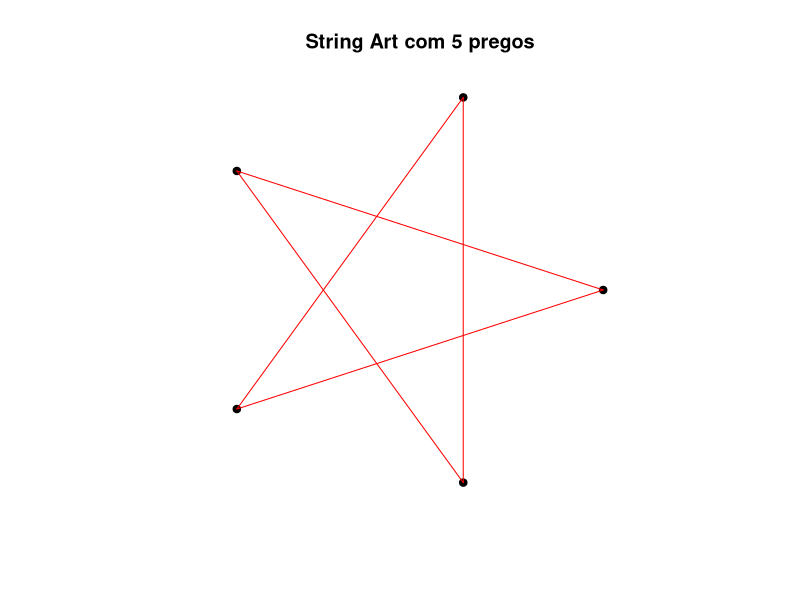
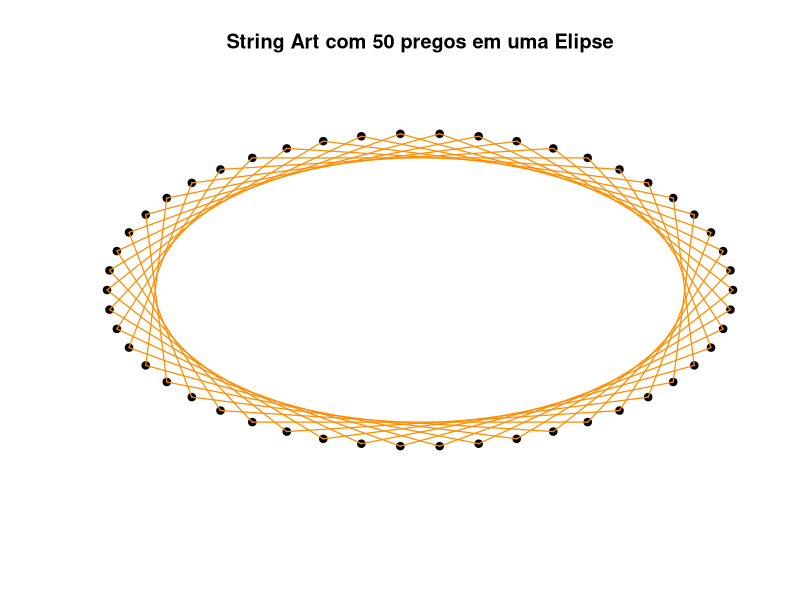
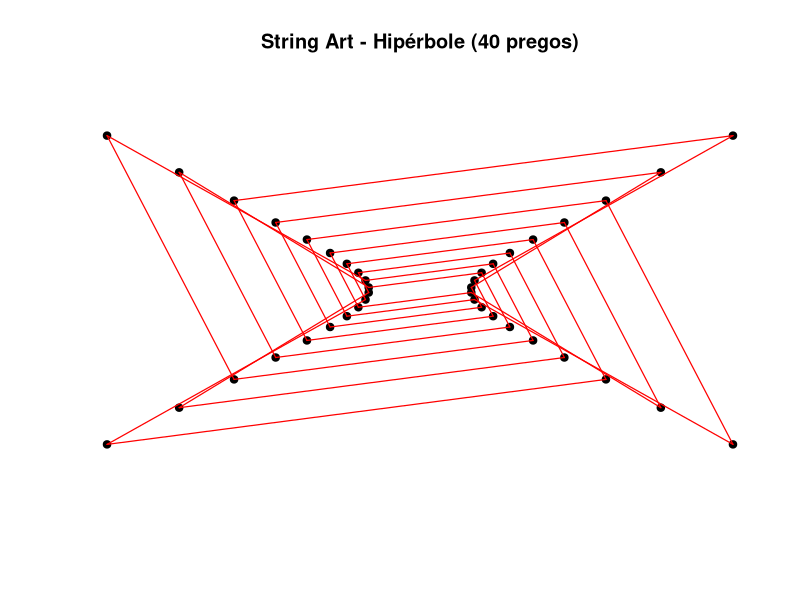
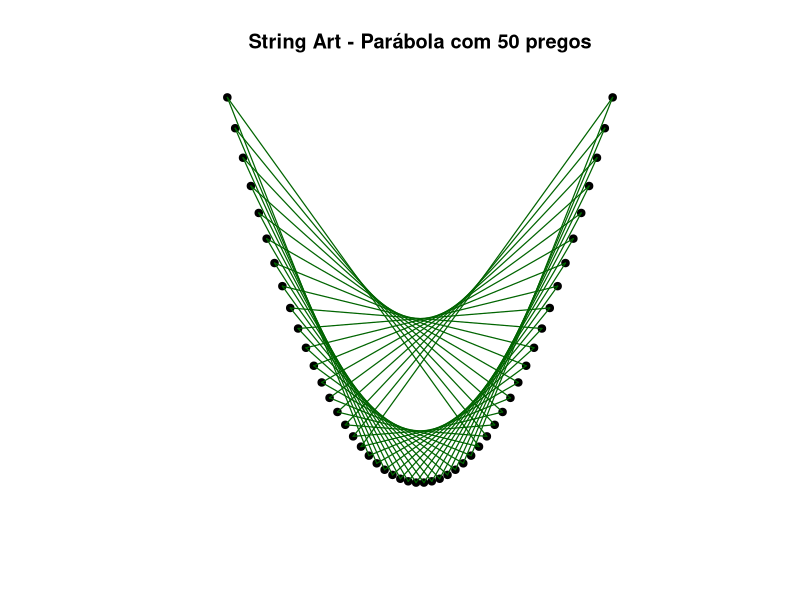

Here is the R script that generated these plots, in order:
rm(list = ls())
cat("\014")

stringart_circle <- function(n, k, r, col = "blue", lwd = 1, plot = TRUE) {
  if (n < 3) stop("É necessário pelo menos 3 pregos.")
  
  # Ângulos para os pregos
  theta <- seq(0, 2 * pi, length.out = n + 1)[- (n + 1)]
  
  # Coordenadas dos pregos
  x <- r * cos(theta)
  y <- r * sin(theta)
  
  # Vetores para armazenar comprimento de barbante
  total_length <- 0
  conexoes <- data.frame(
    x1 = numeric(n),
    y1 = numeric(n),
    x2 = numeric(n),
    y2 = numeric(n),
    comprimento = numeric(n)
  )
  
  # Plotar o círculo e os pregos
  if (plot) {
    plot(x, y, type = "n", asp = 1, xlab = "", ylab = "", axes = FALSE,
         main = paste("String Art com", n, "pregos"))
    points(x, y, pch = 19, col = "black")
  }
  
  # Conectar os pregos e calcular comprimento do barbante
  for (i in 1:n) {
    j <- (i + k - 1) %% n + 1
    
    # Desenha segmento se solicitado
    if (plot) {
      segments(x[i], y[i], x[j], y[j], col = col, lwd = lwd)
    }
    
    # Calcula comprimento do barbante (distância euclidiana)
    len <- sqrt((x[j] - x[i])^2 + (y[j] - y[i])^2)
    total_length <- total_length + len
    
    # Armazena a conexão
    conexoes[i, ] <- c(x[i], y[i], x[j], y[j], len)
  }
  
  # Mensagem com o comprimento total de barbante
  message(sprintf("Comprimento total de barbante: %.2f unidades", total_length))
  
  # Retorna lista com os dados
  invisible(list(
    pregos = data.frame(x = x, y = y),
    conexoes = conexoes,
    comprimento_total = total_length
  ))
  
  # Vetor para armazenar os índices dos pregos
  conexoes <- character(n)
  
  # Construir as conexões com fio contínuo
  for (i in 1:n) {
    from <- i
    to <- (i + k - 1) %% n + 1
    conexoes[i] <- paste0("Prego ", from, " -> Prego ", to)
  }
  
  # Imprimir resultado linha a linha
  cat(paste(conexoes, collapse = "\n"), "\n")
  
  # Retornar invisivelmente para uso posterior
  invisible(conexoes)
}

#Elipse

stringart_ellipse <- function(n = 100, k = 2, a = 1, b = 0.5,
                              col = "blue", lwd = 1, plot = TRUE) {
  if (n < 3) stop("É necessário pelo menos 3 pregos.")
  
  # Ângulos para distribuição dos pregos
  theta <- seq(0, 2 * pi, length.out = n + 1)[- (n + 1)]
  
  # Coordenadas dos pregos ao longo da elipse
  x <- a * cos(theta)
  y <- b * sin(theta)
  
  # Vetores para armazenar comprimento de barbante
  total_length <- 0
  conexoes <- data.frame(
    x1 = numeric(n),
    y1 = numeric(n),
    x2 = numeric(n),
    y2 = numeric(n),
    comprimento = numeric(n)
  )
  
  # Plotagem
  if (plot) {
    plot(x, y, type = "n", asp = 1, xlab = "", ylab = "", axes = FALSE,
         main = sprintf("String Art com %d pregos em uma Elipse", n))
    points(x, y, pch = 19, col = "black")
  }
  
  # Conectar os pregos com passo k e calcular comprimento
  for (i in 1:n) {
    j <- (i + k - 1) %% n + 1
    if (plot) {
      segments(x[i], y[i], x[j], y[j], col = col, lwd = lwd)
    }
    len <- sqrt((x[j] - x[i])^2 + (y[j] - y[i])^2)
    total_length <- total_length + len
    conexoes[i, ] <- c(x[i], y[i], x[j], y[j], len)
  }
  
  # Mensagem com o comprimento total de barbante
  message(sprintf("Comprimento total de barbante: %.2f unidades", total_length))
  
  # Retornar informações
  invisible(list(
    pregos = data.frame(x = x, y = y),
    conexoes = conexoes,
    comprimento_total = total_length
  ))
}

## Hipérbole

stringart_hyperbola <- function(n = 40, k = 5, a = 1, b = 0.5,
                                t_max = 2, col = "blue", lwd = 1, plot = TRUE) {
  if (n %% 4 != 0) stop("O número de pregos deve ser múltiplo de 4 para simetria total.")
  
  m <- n / 4  # pregos por quadrante
  t_vals <- seq(0.1, t_max, length.out = m)
  
  # 1º quadrante: (+x, +y)
  x1 <-  a * cosh(t_vals)
  y1 <-  b * sinh(t_vals)
  
  # 2º quadrante: (-x, +y)
  x2 <- -a * cosh(t_vals)
  y2 <-  b * sinh(t_vals)
  
  # 3º quadrante: (-x, -y)
  x3 <- -a * cosh(t_vals)
  y3 <- -b * sinh(t_vals)
  
  # 4º quadrante: (+x, -y)
  x4 <-  a * cosh(t_vals)
  y4 <- -b * sinh(t_vals)
  
  # Unir coordenadas
  x <- c(x1, x2, x3, x4)
  y <- c(y1, y2, y3, y4)
  
  # Inicializar comprimento e conexões
  total_length <- 0
  conexoes <- data.frame(x1 = numeric(n), y1 = numeric(n),
                         x2 = numeric(n), y2 = numeric(n),
                         comprimento = numeric(n))
  
  # Plotagem
  if (plot) {
    plot(x, y, type = "n", asp = 1, xlab = "", ylab = "", axes = FALSE,
         main = sprintf("String Art - Hipérbole (%d pregos)", n))
    points(x, y, pch = 19, col = "black")
  }
  
  # Conectar os pregos com passo k
  for (i in 1:n) {
    j <- (i + k - 1) %% n + 1
    if (plot) {
      segments(x[i], y[i], x[j], y[j], col = col, lwd = lwd)
    }
    len <- sqrt((x[j] - x[i])^2 + (y[j] - y[i])^2)
    total_length <- total_length + len
    conexoes[i, ] <- c(x[i], y[i], x[j], y[j], len)
  }
  
  # Mostrar resultado
  message(sprintf("Comprimento total de barbante: %.2f unidades", total_length))
  
  # Retorno
  invisible(list(
    pregos = data.frame(x = x, y = y),
    conexoes = conexoes,
    comprimento_total = total_length
  ))
}

## Parabola

stringart_parabola <- function(n = 100, k = 2, a = 0.2, x_max = 5,
                               col = "blue", lwd = 1, plot = TRUE) {
  if (n < 3) stop("É necessário pelo menos 3 pregos.")
  
  # Geração dos pontos ao longo da parábola: x em [-x_max, x_max]
  x <- seq(-x_max, x_max, length.out = n)
  y <- a * x^2
  
  # Vetores para armazenar comprimento de barbante
  total_length <- 0
  conexoes <- data.frame(
    x1 = numeric(n),
    y1 = numeric(n),
    x2 = numeric(n),
    y2 = numeric(n),
    comprimento = numeric(n)
  )
  
  # Plotagem
  if (plot) {
    plot(x, y, type = "n", asp = 1, xlab = "", ylab = "", axes = FALSE,
         main = paste("String Art - Parábola com", n, "pregos"))
    points(x, y, pch = 19, col = "black")
  }
  
  # Conectar pregos
  for (i in 1:n) {
    j <- (i + k - 1) %% n + 1
    if (plot) {
      segments(x[i], y[i], x[j], y[j], col = col, lwd = lwd)
    }
    len <- sqrt((x[j] - x[i])^2 + (y[j] - y[i])^2)
    total_length <- total_length + len
    conexoes[i, ] <- c(x[i], y[i], x[j], y[j], len)
  }
  
  # Exibir comprimento total do barbante
  message(sprintf("Comprimento total de barbante: %.2f unidades", total_length))
  
  # Retorno
  invisible(list(
    pregos = data.frame(x = x, y = y),
    conexoes = conexoes,
    comprimento_total = total_length
  ))
}



# Exemplo de uso
stringart_circle(n = 5, k = 2, r = 1, col = "red", lwd = 1)
stringart_ellipse(n = 50, k = 9, a = 2, b = 1, col = "darkorange", lwd = 1.2)
stringart_hyperbola(n = 40, k = 8, a = 1.2, b = 0.6, t_max = 2.5,
                    col = "red", lwd = 1.2)
stringart_parabola(n = 50, k = 18, a = 0.4, x_max = 5,
                   col = "darkgreen", lwd = 1.2)

stringart_fio_continuo <- function(n = 100, k = 2) {
  if (n < 3) stop("É necessário pelo menos 3 pregos.")
  
  # Vetor para armazenar os índices dos pregos
  conexoes <- character(n)
  
  # Construir as conexões com fio contínuo
  for (i in 1:n) {
    from <- i
    to <- (i + k - 1) %% n + 1
    conexoes[i] <- paste0("Prego ", from, " -> Prego ", to)
  }
  
  # Imprimir resultado linha a linha
  cat(paste(conexoes, collapse = "\n"), "\n")
  
  # Retornar invisivelmente para uso posterior
  invisible(conexoes)
}
stringart_fio_continuo(n = 100, k = 37)
